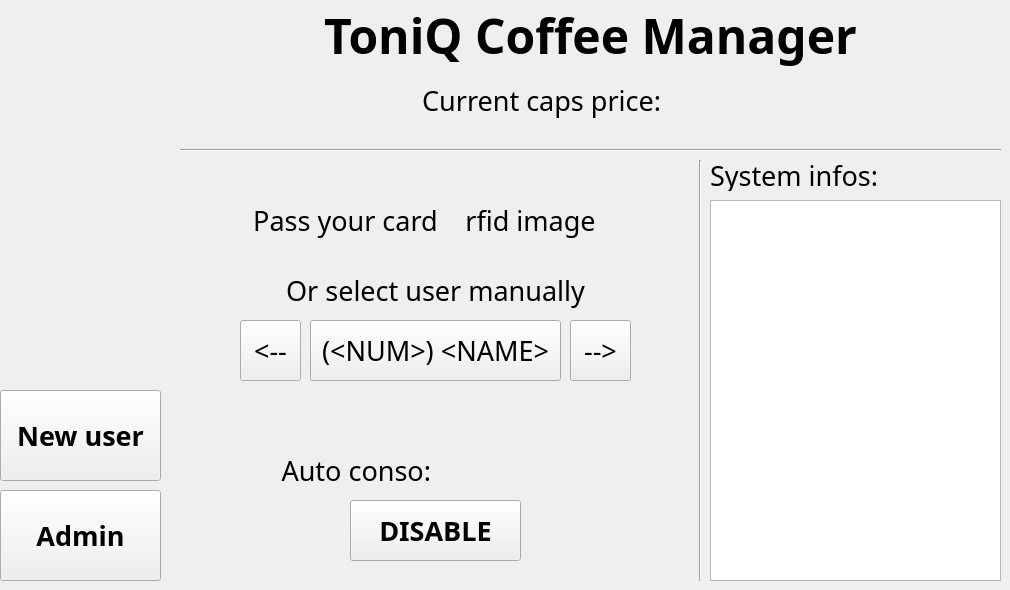
    <widget class="QWidget" name="main_panel">
     <widget class="QLabel" name="main_systemname_label">
      <property name="geometry">
       <rect>
        <x>180</x>
        <y>0</y>
        <width>821</width>
        <height>71</height>
       </rect>
      </property>
      <property name="font">
       <font>
        <family>Microsoft Yi Baiti</family>
        <pointsize>36</pointsize>
        <weight>75</weight>
        <bold>true</bold>
        <kerning>true</kerning>
       </font>
      </property>
      <property name="text">
       <string>ToniQ Coffee Manager</string>
      </property>
      <property name="alignment">
       <set>Qt::AlignCenter</set>
      </property>
     </widget>
     <widget class="QLabel" name="label_34">
      <property name="geometry">
       <rect>
        <x>410</x>
        <y>80</y>
        <width>251</width>
        <height>41</height>
       </rect>
      </property>
      <property name="font">
       <font>
        <family>Microsoft Yi Baiti</family>
        <pointsize>20</pointsize>
        <weight>50</weight>
        <bold>false</bold>
        <kerning>true</kerning>
       </font>
      </property>
      <property name="text">
       <string>Current caps price:</string>
      </property>
      <property name="alignment">
       <set>Qt::AlignRight|Qt::AlignTrailing|Qt::AlignVCenter</set>
      </property>
     </widget>
     <widget class="QLabel" name="main_capsprice_label">
      <property name="geometry">
       <rect>
        <x>670</x>
        <y>80</y>
        <width>251</width>
        <height>41</height>
       </rect>
      </property>
      <property name="font">
       <font>
        <family>Microsoft Yi Baiti</family>
        <pointsize>20</pointsize>
        <weight>50</weight>
        <bold>false</bold>
        <kerning>true</kerning>
       </font>
      </property>
      <property name="text">
       <string>&lt;value&gt;</string>
      </property>
      <property name="alignment">
       <set>Qt::AlignLeading|Qt::AlignLeft|Qt::AlignVCenter</set>
      </property>
     </widget>
     <widget class="Line" name="line_5">
      <property name="geometry">
       <rect>
        <x>180</x>
        <y>140</y>
        <width>821</width>
        <height>20</height>
       </rect>
      </property>
      <property name="orientation">
       <enum>Qt::Horizontal</enum>
      </property>
     </widget>
     <widget class="QLabel" name="label_14">
      <property name="geometry">
       <rect>
        <x>230</x>
        <y>190</y>
        <width>231</width>
        <height>61</height>
       </rect>
      </property>
      <property name="font">
       <font>
        <family>Microsoft Yi Baiti</family>
        <pointsize>20</pointsize>
        <weight>50</weight>
        <bold>false</bold>
        <underline>false</underline>
        <kerning>true</kerning>
       </font>
      </property>
      <property name="text">
       <string>Pass your card</string>
      </property>
      <property name="alignment">
       <set>Qt::AlignCenter</set>
      </property>
     </widget>
     <widget class="QPushButton" name="main_user_pushButton">
      <property name="geometry">
       <rect>
        <x>310</x>
        <y>320</y>
        <width>251</width>
        <height>61</height>
       </rect>
      </property>
      <property name="font">
       <font>
        <family>Microsoft Yi Baiti</family>
        <pointsize>20</pointsize>
        <weight>50</weight>
        <bold>false</bold>
        <kerning>true</kerning>
       </font>
      </property>
      <property name="text">
       <string>(&lt;NUM&gt;) &lt;NAME&gt;</string>
      </property>
     </widget>
     <widget class="QPushButton" name="main_nextUser_pushButton">
      <property name="geometry">
       <rect>
        <x>570</x>
        <y>320</y>
        <width>61</width>
        <height>61</height>
       </rect>
      </property>
      <property name="font">
       <font>
        <family>Microsoft Yi Baiti</family>
        <pointsize>20</pointsize>
        <weight>50</weight>
        <bold>false</bold>
        <kerning>true</kerning>
       </font>
      </property>
      <property name="text">
       <string>--&gt;</string>
      </property>
     </widget>
     <widget class="QPushButton" name="main_previousUser_pushButton">
      <property name="geometry">
       <rect>
        <x>240</x>
        <y>320</y>
        <width>61</width>
        <height>61</height>
       </rect>
      </property>
      <property name="font">
       <font>
        <family>Microsoft Yi Baiti</family>
        <pointsize>20</pointsize>
        <weight>50</weight>
        <bold>false</bold>
        <kerning>true</kerning>
       </font>
      </property>
      <property name="text">
       <string>&lt;--</string>
      </property>
     </widget>
     <widget class="QLabel" name="label_15">
      <property name="geometry">
       <rect>
        <x>250</x>
        <y>450</y>
        <width>181</width>
        <height>41</height>
       </rect>
      </property>
      <property name="font">
       <font>
        <family>Microsoft Yi Baiti</family>
        <pointsize>20</pointsize>
        <weight>50</weight>
        <bold>false</bold>
        <underline>false</underline>
        <kerning>true</kerning>
       </font>
      </property>
      <property name="text">
       <string>Auto conso:</string>
      </property>
      <property name="alignment">
       <set>Qt::AlignRight|Qt::AlignTrailing|Qt::AlignVCenter</set>
      </property>
     </widget>
     <widget class="QLabel" name="main_autoconso_label">
      <property name="geometry">
       <rect>
        <x>450</x>
        <y>450</y>
        <width>181</width>
        <height>41</height>
       </rect>
      </property>
      <property name="font">
       <font>
        <family>Microsoft Yi Baiti</family>
        <pointsize>20</pointsize>
        <weight>50</weight>
        <bold>false</bold>
        <underline>false</underline>
        <kerning>true</kerning>
       </font>
      </property>
      <property name="text">
       <string>&lt;STATE&gt;</string>
      </property>
      <property name="alignment">
       <set>Qt::AlignLeading|Qt::AlignLeft|Qt::AlignVCenter</set>
      </property>
     </widget>
     <widget class="QLabel" name="main_rfidImage_label">
      <property name="geometry">
       <rect>
        <x>460</x>
        <y>180</y>
        <width>141</width>
        <height>81</height>
       </rect>
      </property>
      <property name="font">
       <font>
        <family>Microsoft Yi Baiti</family>
        <pointsize>20</pointsize>
        <kerning>true</kerning>
       </font>
      </property>
      <property name="text">
       <string>rfid image</string>
      </property>
      <property name="alignment">
       <set>Qt::AlignCenter</set>
      </property>
     </widget>
     <widget class="QLabel" name="label_29">
      <property name="geometry">
       <rect>
        <x>170</x>
        <y>260</y>
        <width>531</width>
        <height>61</height>
       </rect>
      </property>
      <property name="font">
       <font>
        <family>Microsoft Yi Baiti</family>
        <pointsize>20</pointsize>
        <weight>50</weight>
        <bold>false</bold>
        <underline>false</underline>
        <kerning>true</kerning>
       </font>
      </property>
      <property name="text">
       <string>Or select user manually</string>
      </property>
      <property name="alignment">
       <set>Qt::AlignCenter</set>
      </property>
     </widget>
     <widget class="QPushButton" name="main_disable_pushButton">
      <property name="geometry">
       <rect>
        <x>350</x>
        <y>500</y>
        <width>171</width>
        <height>61</height>
       </rect>
      </property>
      <property name="font">
       <font>
        <family>Microsoft Yi Baiti</family>
        <pointsize>20</pointsize>
        <weight>75</weight>
        <bold>true</bold>
        <kerning>true</kerning>
       </font>
      </property>
      <property name="text">
       <string>DISABLE</string>
      </property>
     </widget>
     <widget class="Line" name="line_3">
      <property name="geometry">
       <rect>
        <x>690</x>
        <y>160</y>
        <width>20</width>
        <height>421</height>
       </rect>
      </property>
      <property name="orientation">
       <enum>Qt::Vertical</enum>
      </property>
     </widget>
     <widget class="QTextEdit" name="main_warnings_textEdit">
      <property name="enabled">
       <bool>true</bool>
      </property>
      <property name="geometry">
       <rect>
        <x>710</x>
        <y>200</y>
        <width>291</width>
        <height>381</height>
       </rect>
      </property>
      <property name="sizePolicy">
       <sizepolicy hsizetype="Expanding" vsizetype="Expanding">
        <horstretch>0</horstretch>
        <verstretch>0</verstretch>
       </sizepolicy>
      </property>
      <property name="font">
       <font>
        <family>Microsoft Yi Baiti</family>
        <pointsize>16</pointsize>
        <kerning>true</kerning>
       </font>
      </property>
      <property name="horizontalScrollBarPolicy">
       <enum>Qt::ScrollBarAlwaysOff</enum>
      </property>
      <property name="readOnly">
       <bool>true</bool>
      </property>
      <property name="textInteractionFlags">
       <set>Qt::NoTextInteraction</set>
      </property>
     </widget>
     <widget class="QLabel" name="label_16">
      <property name="geometry">
       <rect>
        <x>710</x>
        <y>160</y>
        <width>211</width>
        <height>31</height>
       </rect>
      </property>
      <property name="font">
       <font>
        <family>Microsoft Yi Baiti</family>
        <pointsize>20</pointsize>
        <weight>50</weight>
        <bold>false</bold>
        <underline>false</underline>
        <kerning>true</kerning>
       </font>
      </property>
      <property name="text">
       <string>System infos:</string>
      </property>
      <property name="alignment">
       <set>Qt::AlignLeading|Qt::AlignLeft|Qt::AlignVCenter</set>
      </property>
     </widget>
     <widget class="QPushButton" name="main_admin_pushButton">
      <property name="geometry">
       <rect>
        <x>0</x>
        <y>490</y>
        <width>161</width>
        <height>91</height>
       </rect>
      </property>
      <property name="font">
       <font>
        <family>Microsoft Yi Baiti</family>
        <pointsize>20</pointsize>
        <weight>75</weight>
        <bold>true</bold>
        <kerning>true</kerning>
       </font>
      </property>
      <property name="text">
       <string>Admin</string>
      </property>
     </widget>
     <widget class="QPushButton" name="main_newuser_pushButton">
      <property name="geometry">
       <rect>
        <x>0</x>
        <y>390</y>
        <width>161</width>
        <height>91</height>
       </rect>
      </property>
      <property name="font">
       <font>
        <family>Microsoft Yi Baiti</family>
        <pointsize>20</pointsize>
        <weight>75</weight>
        <bold>true</bold>
        <kerning>true</kerning>
       </font>
      </property>
      <property name="text">
       <string>New user</string>
      </property>
     </widget>
    </widget>
